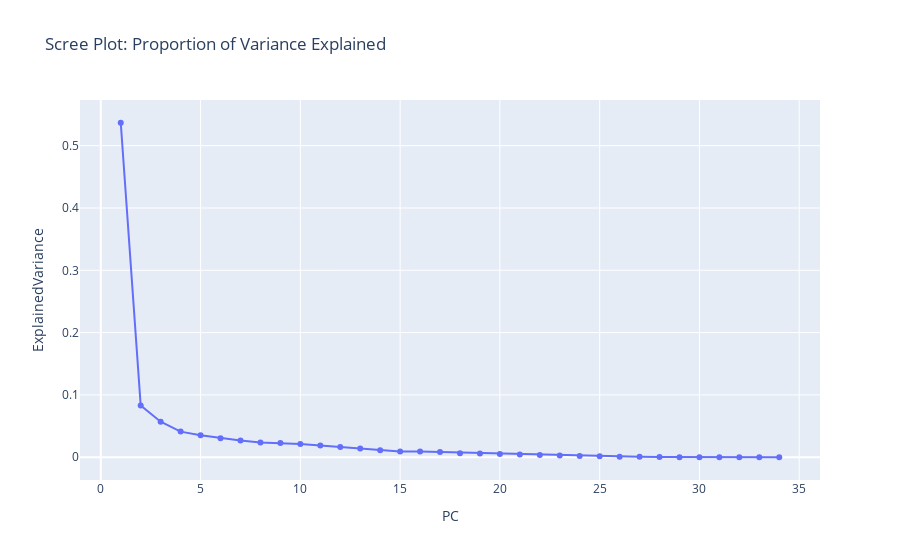

This figure's notebook cell:
### Code cell
pca_model = pca_pipe.named_steps["pca"]
explained_var = pca_model.explained_variance_ratio_
cum_explained_var = np.cumsum(explained_var)
n_components = len(explained_var)

ev_df = pd.DataFrame({
    "PC": np.arange(1, n_components + 1),
    "ExplainedVariance": explained_var,
    "CumulativeVariance": cum_explained_var
})


fig_scree = px.line(
    ev_df, x="PC", y="ExplainedVariance",
    markers=True,
    title="Scree Plot: Proportion of Variance Explained"
)
fig_scree.show()

### Figure 1 — Plotly figure (JSON) as saved in the notebook; plotly's stock layout.template omitted (floating-point values rounded to 4 significant figures)
{"data": [{"hovertemplate": "PC=%{x}<br>ExplainedVariance=%{y}<extra></extra>", "legendgroup": "", "line": {"color": "#636efa", "dash": "solid"}, "marker": {"symbol": "circle"}, "mode": "lines+markers", "name": "", "orientation": "v", "showlegend": false, "type": "scatter", "x": [1, 2, 3, 4, 5, 6, 7, 8, 9, 10, 11, 12, 13, 14, 15, 16, 17, 18, 19, 20, 21, 22, 23, 24, 25, 26, 27, 28, 29, 30, 31, 32, 33, 34], "xaxis": "x", "y": [0.5368, 0.08321, 0.05694, 0.04114, 0.03539, 0.03064, 0.02685, 0.02371, 0.02302, 0.02126, 0.01882, 0.01643, 0.01391, 0.01106, 0.009219, 0.009051, 0.008301, 0.006483, 0.005837, 0.005071, 0.004347, 0.003736, 0.002722, 0.002045, 0.001686, 0.0009699, 0.0006844, 0.0004309, 0.0001811, 6.692e-05, 3.796e-05, 1.02e-06, 0.0, 0.0], "yaxis": "y"}], "layout": {"legend": {"tracegroupgap": 0}, "title": {"text": "Scree Plot: Proportion of Variance Explained"}, "xaxis": {"anchor": "y", "domain": [0, 1], "title": {"text": "PC"}}, "yaxis": {"anchor": "x", "domain": [0, 1], "title": {"text": "ExplainedVariance"}}}}
